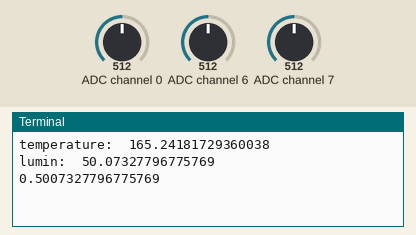
Simulated run of this program. Board: Raspberry Pi (BCM pin numbers). Shown: the last lines printed to the terminal. Inputs (shaded band) come from the test bench; at power-on: ADC channel 0 = 512, ADC channel 6 = 512, ADC channel 7 = 512 (analog values on the 0–1023 scale).

Above: at 1.2 s.
1.3 s: ADC channel 0 set to 716
At 1.93 s:
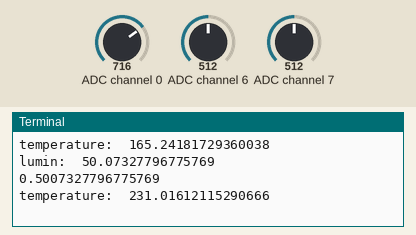
2.8 s: ADC channel 6 set to 716
At 4.1 s:
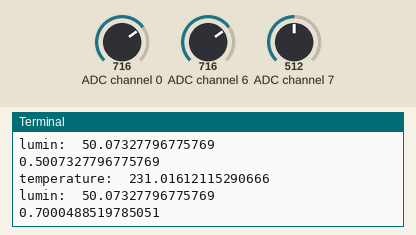
4.3 s: ADC channel 7 set to 716
At 5.6 s:
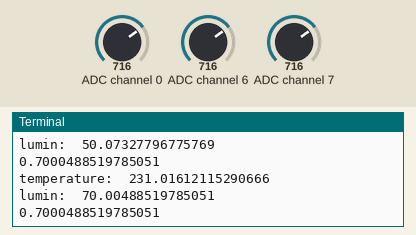
5.8 s: ADC channel 0 set to 900
At 7.1 s:
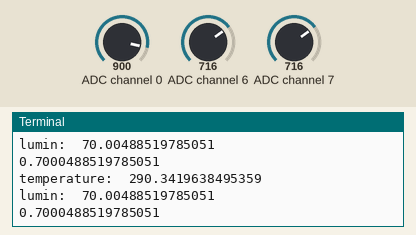
7.3 s: ADC channel 6 set to 900
At 8.6 s:
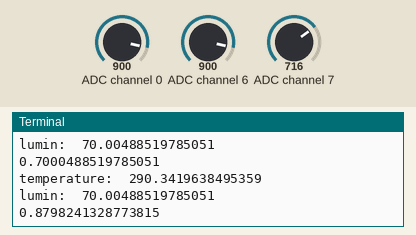
8.8 s: ADC channel 7 set to 900
At 10.5 s:
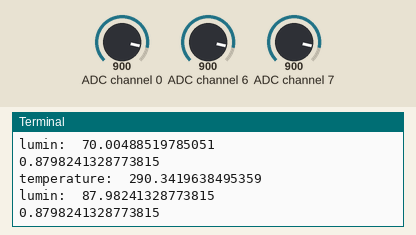
Timing chart, 0 to 11.3 s (numbered marks = the images above; inputs shaded):
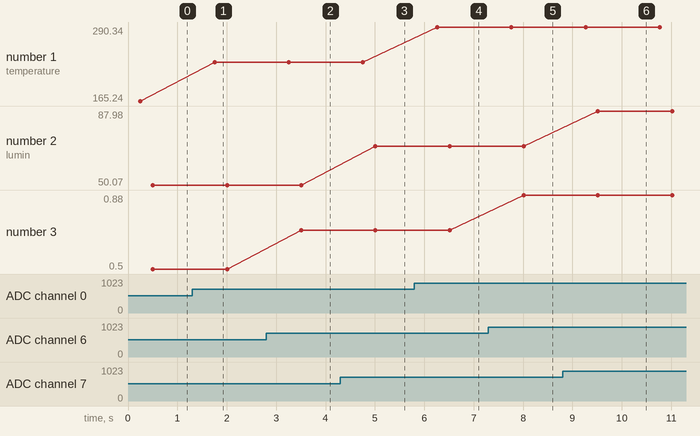

Measured:
- after the input at 1.3 s, the terminal: prints a new line after 0.45 s (image 1)
- after the input at 2.8 s, the terminal: prints a new line after 0.71 s (image 2)
- after the input at 4.3 s, the terminal: prints a new line after 0.71 s (image 3)
- after the input at 5.8 s, the terminal: prints a new line after 0.46 s (image 4)
- after the input at 7.3 s, the terminal: prints a new line after 0.71 s (image 5)
- after the input at 8.8 s, the terminal: prints a new line after 0.72 s (image 6)
- plotted number 1: 165.24 → 231.02 after the input at 1.3 s, 231.02 → 290.34 after the input at 5.8 s
- plotted number 2: 50.07 → 70 after the input at 4.3 s, 70 → 87.98 after the input at 8.8 s

The program:

mcp3008.py
```python
from gpiozero import MCP3008
import time

lm35 = MCP3008(0)
lightness = MCP3008(7)
mvalue = MCP3008(6)
temp=0
light=0
while True:
    for i in range(1,6):
        value = lm35.value
        temp = temp + value
        time.sleep(0.05)
    temp = temp/5

    print('temperature: ',temp*3.3*100)

    for i in range(1,6):
        valuel = lightness.value
        light = light + valuel
        time.sleep(0.05)
    light = light/5
    print('lumin: ',light*100)

    m = mvalue.value
    print(m)

    time.sleep(1)
    temp = 0
    light = 0
```
